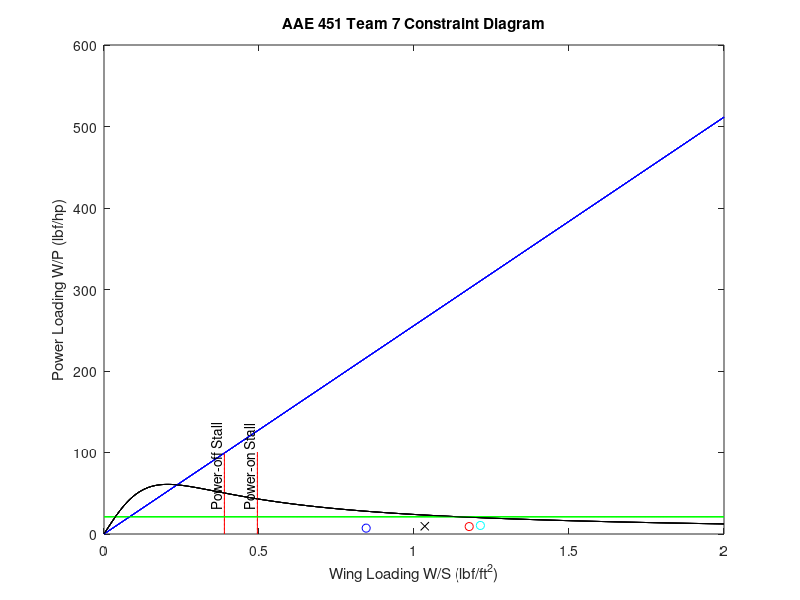

Write MATLAB code to recreate this figure. (Note: this script raises an error after producing the figure.)
% AAE 451 Team 7
% Written by Cooper LeComp and John Papas Dennerline on 2022 09 09

%% Deliverables/Constants
v_stall = 4.5; % m/s (<15ft/s)
v_stall2 = 8; 
v_cruise = 11; % m/s
p = 1.225; % kg/m^3
np = 0.75; % power eff
gamma = deg2rad(25); % Climb Angle

%% Our design 
cd0 = 0.035* ones(5,1); %[0.015, 0.02, 0.025, 0.03, 0.035]; %[0.015, 0.02, 0.025, 0.03, 0.035];
cl_max = [1.5, 1.5, 1.5, 1.5, 1.5]; % CL max value estimate
l_d_max = [10, 10, 10, 10, 10];

n = 3;
e = 0.8; % span efficiency

%% Designs
% Old design
% max_power = 786.9837; % watts
% weight = 8.031; % lbf
% span = 8; % ft
% chord = 1; % ft
% wing_area = span*chord; % ft^2
% motor_power = max_power*0.00134102; % hp
% 
% wing_load_old = weight/wing_area;
% power_load_old = weight/motor_power;

% New design
max_power = 786.9837; % watts
weight = 10.061; % lbf
span = 100/12; % ft
chord = 14/12; % ft
wing_area = span*chord; % ft^2
motor_power = max_power*0.00134102; % hp

wing_load_new = weight/wing_area;
power_load_new = weight/motor_power;

T = 4; %lbf
AoA_stall = 15; % deg

AR = span/chord;

%% Plotting
MIN_X = 0;
MAX_X = 2;
MAX_Y = 100;

x_cd = linspace(MIN_X,MAX_X,1000); % Wing Loading
y_cl = 0:0.1:MAX_Y; % Power Loading

testcase = length(cd0); % number of test cases
y_cd = zeros(5,length(x_cd));
y_ld = zeros(testcase,length(x_cd));
x_cl = zeros(testcase,length(y_cl));
x_cl_historial = zeros(testcase,length(y_cl));
x_cl3 = zeros(testcase,length(y_cl));
y_3g = zeros(testcase,length(x_cd));
for i = 1:testcase
    % Cruise Speed
    power_inv = 1/(.5 * p * 1.1 * (v_cruise)^3 * cd0(i)) ; % m^2/watt
    power_inv = power_inv*(1/0.00134102)*(3.28084^2); % ft^2/hp
    y_cd(i,:) = x_cd.*power_inv; % lbf/hp (x_cd is in units of lbf/ft^2)

    % Climb Angle
    y_ld(i,:) = x_cd .* 0 + (np / (v_cruise * (1 / (0.866 * l_d_max(i)) + sin(gamma)))); % s/m
    y_ld(i,:) = y_ld(i,:)/3.28084; % s/ft
    y_ld(i,:) = 550*y_ld(i,:); % lbf/hp (550 ft*lbf/s = 1 hp)

    % Stall Speed
    x_cl(i,:) = y_cl .* 0 + (.5 * p * v_stall^2 * cl_max(i)); % N/m^2
    x_cl(i,:) = x_cl(i,:)*0.224809/(3.28084^2); % lbf/ft^2

    x_cl_historial(i,:) = y_cl .* 0 + (.5 * p * v_stall2^2 * cl_max(i)); % N/m^2
    x_cl_historial(i,:) = x_cl_historial(i,:)*0.224809/(3.28084^2); % lbf/ft^2

    % Power-on Stall 
    x_cl3(i,:) = y_cl .* 0 + (.5 * p * v_stall^2 * cl_max(i)); % N/m^2
    x_cl3(i,:) = T/wing_area*sind(AoA_stall)+x_cl3(i,:)*0.224809/(3.28084^2); % lbf/ft^2

    % 3G Turn
    V_turn = v_stall*sqrt(n);
    q = 0.5*p*V_turn^2; % N/m^2
    wing_loading_SI = x_cd*47.880172; % N/m^2

    thrust2weight = q*(cd0(i)./(wing_loading_SI))+n^2/(q*pi*e*AR)*wing_loading_SI; % N/N
    thrust2weight = thrust2weight*V_turn/np; % watts/N
    thrust2weight = thrust2weight*0.00134102/0.224809; % hp/W
    y_3g(i,:) = 1./thrust2weight;
end

%% PLotting
figure(1)
for i = 1:testcase
    plot(x_cl(i,:), y_cl,'--r');
    hold on
    %plot(x_cl_historial(1,:), y_cl,'r');
    hold on
    plot(x_cl3(1,:), y_cl,'--r');
    hold on
    plot(x_cd, y_cd(i,:),'b');
    hold on
    plot(x_cd, y_ld(i,:),'g');
    hold on
    plot(x_cd,y_3g(i,:),'k')
    hold on
end
% plot(wing_load_old,power_load_old,'ko')
% hold on
% text(wing_load_old+0.03,power_load_old,'Previous Design','HorizontalAlignment','left')
hold on 
plot(wing_load_new,power_load_new,'kx')
hold on
%text(wing_load_new+0.02,power_load_new,'Current Design','HorizontalAlignment','left')

%% Our Teams
adjustment = 0.02;
hold on 
plot(9.13/7.75,9.13/1,'ro')
hold on
%text(9.13/7.75+adjustment,9.13/1,'A - 11.5 ft/s','HorizontalAlignment','left')
hold on 
plot(0.8457,7.2,'bo')
hold on
%text(0.8457+adjustment,7.2,'B - 14.76 ft/s','HorizontalAlignment','left')
hold on 
plot(10.49/8.64,10.49/1,'co')
hold on
%text(10.49/8.64+adjustment,10.49/1,'F - 12 ft/s','HorizontalAlignment','left')


hold on
h = text(x_cl(1,1)-0.03, 30,'Power-off Stall');
set(h,'Rotation',90);
% hold on
% s = text(x_cl2(1,1)-0.03, 30,'Historical');
% set(s,'Rotation',90);
hold on
h = text(x_cl3(1,1)-0.03, 30,'Power-on Stall');
set(h,'Rotation',90);

xlabel('Wing Loading W/S (lbf/ft^2)');
ylabel('Power Loading W/P (lbf/hp)');
title('AAE 451 Team 7 Constraint Diagram');
subtitle("Historical Teams's Design w/ Stall Speed")
grid on;
%axis([MIN_X MAX_X 0 MAX_Y]);
xlim([0,1.5])
ylim([-inf, 75])

hleg = legend('','','','','','','','','','','','','','','','','','','','','','','','','','Current Design','Team A - 11.5 ft/s','Team B - 14.76 ft/s','Team F - 12 ft/s');
htitle = get(hleg,'Title');
set(htitle,'String',"Historical Teams's Designs")
% hleg = legend('','Stall Speed','Cruise Speed','Climb Angle','3G Turn');
% htitle = get(hleg,'Title');
% set(htitle,'String','Constraints')